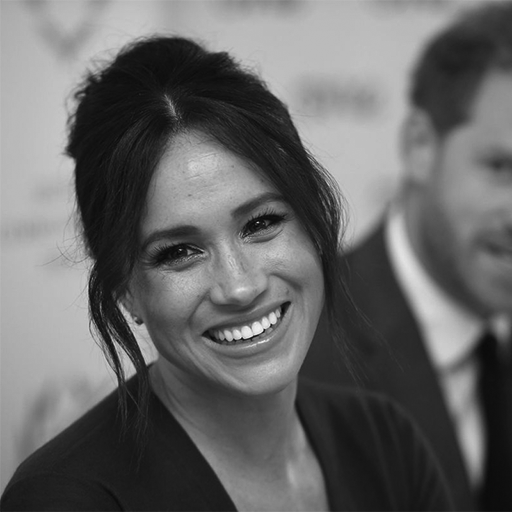
%> input picture HW4/Meghan_Markle_BW.tif, 512 x 512 px
$ octave BE601HW4_Problem2.m   (GNU Octave 9; MATLAB toolbox functions it lacks are replaced by stand-ins)
%> lines starting %> are read from the running program, lines starting %| are printed output that depends on the picture
%%Problem 2 Harr
close all
clear all
A = imread('Meghan_Markle_BW.tif');
%> A is the input picture: size 512x512 uint8; min 4, max 244, mean 102.7

nbits = 8;
A = single(A);
%> A: size 512x512 single
%want white -127.5 black 127.5 from 255 0
%when A = 0, -(0-127.5) = 127.5
%when A = 255, -(255-127.5) = -127.5
A = -(A - (2^nbits-1)/2);


%column rastering is just top average, bottom 1/2 differences from each
%column vector


%practice with just one column then generalize
% B1 = A(:,1);

% B2 = 0.5 * (B1(1) + B1(2));
%next term is
% 0.5 * (B1(3) +B1(4));
% B3 = 0.5 * (B1(1) - B1(2));
%put the average in a new matrix


% b3 = [b2;b3];

%ok time to generalize
B2_int = [0;0];
B3_int = [0;0];

for ii = 1:512
    j = 1;
    B1 = A(:,ii);
    for i = 1:2:511

    B2_int(j,ii) = 0.5 * (B1(i) + B1(i+1));

    B3_int(j,ii) = 0.5 * (B1(i) - B1(i+1));

    j = j+1;
    end
    clear B1
end
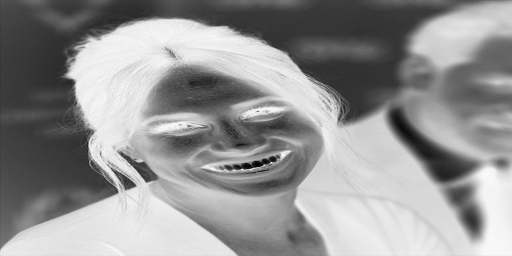
%> B2_int: size 256x512 double; min -109, max 121.5, mean 24.8; drawn with min black and max white

B4 = [B2_int; B3_int];
B = B4;

B_mg = mat2gray(B);
f0 = figure('Name', 'J=9');

imshow(B_mg)
%title later J=9, post-columns only
title("Proper J=9 post-columns only")
xlabel('pixels')
ylabel('pixels')
%okay for row we just need to transpose and do it again!
%% Task 2

B_t = B';
%repeat above process
B6_int = [0;0];
B7_int = [0;0];

for ii = 1:512
    j = 1;
    B5 = B_t(:,ii);
    for i = 1:2:511

    B6_int(j,ii) = 0.5 * (B5(i) + B5(i+1));

    B7_int(j,ii) = 0.5 * (B5(i) - B5(i+1));

    j = j+1;
    end
    clear B5
end
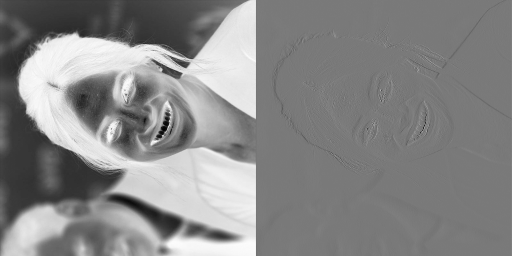
%> B6_int: size 256x512 double; min -108.5, max 118.5, mean 12.4; drawn with min black and max white

B8 = [B6_int; B7_int];
C1 = B8';

C1_mg = mat2gray(C1);
f1 = figure('Name', 'J=8');
imshow(C1_mg)
title("Proper J=8 photo (upper-left corner)")
xlabel('pixels')
ylabel('pixels')

%% Task 3
C = B(1:256,1:256);

%repeat the above process just with 256 x 256
B10_int = [0;0];
B11_int = [0;0];
%column
for ii = 1:256
    j = 1;
    B9 = C(:,ii);
    for i = 1:2:255

    B10_int(j,ii) = 0.5 * (B9(i) + B9(i+1));

    B11_int(j,ii) = 0.5 * (B9(i) - B9(i+1));

    j = j+1;
    end
    clear B9
end

B12 = [B10_int; B11_int];

B13_int = [0;0];
B14_int = [0;0];

C2 = B12';


for ii = 1:256
    j = 1;
    B12 = C2(:,ii);
    for i = 1:2:255

    B13_int(j,ii) = 0.5 * (B12(i) + B12(i+1));

    B14_int(j,ii) = 0.5 * (B12(i) - B12(i+1));

    j = j+1;
    end
    clear B12
end

B15 = [B13_int; B14_int];
C3 = B15';

C3_mg = mat2gray(C3);
f2 = figure('Name', 'J=7');
imshow(C3_mg);
title("Proper J=7 photo (upper-left corner)")
xlabel('pixels')
ylabel('pixels')
%% Task 4

%J= 6
C4 = C3(1:128,1:128);

%i probably should make this a function

B17_int = [0;0];
B18_int = [0;0];
%column
for ii = 1:128
    j = 1;
    B16 = C4(:,ii);
    for i = 1:2:127

    B17_int(j,ii) = 0.5 * (B16(i) + B16(i+1));

    B18_int(j,ii) = 0.5 * (B16(i) - B16(i+1));

    j = j+1;
    end
    clear B16
end
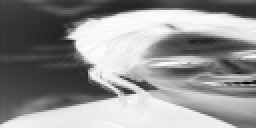
%> B17_int: size 64x128 double (shown 2 times larger); min -98.56, max 112.8, mean 22.4; drawn with min black and max white
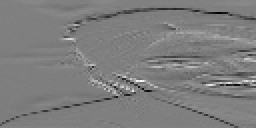
%> B18_int: size 64x128 double (shown 2 times larger); min -57.5, max 57.62, mean -0.6; drawn with min black and max white

B19 = [B17_int; B18_int];

B21_int = [0;0];
B22_int = [0;0];

C5 = B19';


for ii = 1:128
    j = 1;
    B20 = C5(:,ii);
    for i = 1:2:127

    B21_int(j,ii) = 0.5 * (B20(i) + B20(i+1));

    B22_int(j,ii) = 0.5 * (B20(i) - B20(i+1));

    j = j+1;
    end
    clear B20
end
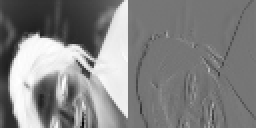
%> B21_int: size 64x128 double (shown 2 times larger); min -96.12, max 111.6, mean 10.9; drawn with min black and max white
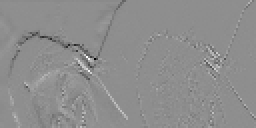
%> B22_int: size 64x128 double (shown 2 times larger); min -52.88, max 41.88, mean -0.1; drawn with min black and max white

B23 = [B21_int; B22_int];
C6 = B23';

C6_mg = mat2gray(C6);
f3 = figure('Name', 'J=6');
imshow(C6_mg);
title("Proper J=6 photo (upper-left corner)")
xlabel('pixels')
ylabel('pixels')
C7 = C3(1:64,1:64);

B24_int = [0;0];
B25_int = [0;0];
%column
for ii = 1:64
    j = 1;
    B23 = C7(:,ii);
    for i = 1:2:63

    B24_int(j,ii) = 0.5 * (B23(i) + B23(i+1));

    B25_int(j,ii) = 0.5 * (B23(i) - B23(i+1));

    j = j+1;
    end
    clear B23
end

B26 = [B24_int; B25_int];

B28_int = [0;0];
B29_int = [0;0];

C8 = B26';


for ii = 1:64
    j = 1;
    B27 = C8(:,ii);
    for i = 1:2:63

    B28_int(j,ii) = 0.5 * (B27(i) + B27(i+1));

    B29_int(j,ii) = 0.5 * (B27(i) - B27(i+1));

    j = j+1;
    end
    clear B27
end

B30 = [B28_int; B29_int];
C9 = B30';

C9_mg = mat2gray(C9);
f4 = figure('Name', 'J=5');
imshow(C9_mg);
title("Proper J=5 photo (upper-left corner)")
xlabel('pixels')
ylabel('pixels')

f5 = figure('Name', 'pcolor J=5');
C10 = C9(1:32, 1:32);

pcol = pcolor(C10);
colorbar
caxis([-127.5 127.5])
colormap gray
title('pcolor plot of 32x32 J = 5 submatrix')
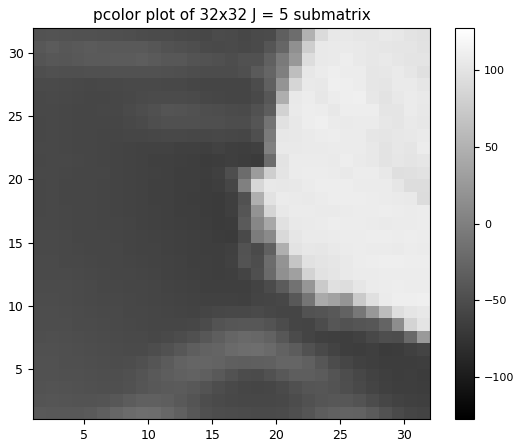
%> figure redrawn from the program's plot data
diary vjHW4_p2.txt
echo on
C10
echo off
